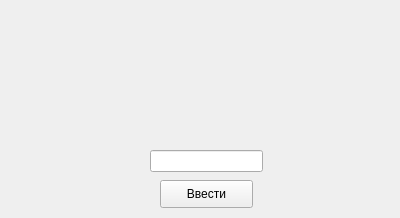
<?xml version="1.0" encoding="UTF-8"?>
<ui version="4.0">
 <class>Form</class>
 <widget class="QWidget" name="Form">
  <property name="geometry">
   <rect>
    <x>0</x>
    <y>0</y>
    <width>400</width>
    <height>218</height>
   </rect>
  </property>
  <property name="windowTitle">
   <string>Form</string>
  </property>
  <widget class="QLineEdit" name="user_reply">
   <property name="geometry">
    <rect>
     <x>150</x>
     <y>150</y>
     <width>113</width>
     <height>22</height>
    </rect>
   </property>
  </widget>
  <widget class="QLabel" name="text">
   <property name="geometry">
    <rect>
     <x>30</x>
     <y>40</y>
     <width>351</width>
     <height>71</height>
    </rect>
   </property>
   <property name="font">
    <font>
     <family>Comic Sans MS</family>
     <pointsize>9</pointsize>
     <weight>75</weight>
     <bold>true</bold>
    </font>
   </property>
   <property name="text">
    <string/>
   </property>
   <property name="wordWrap">
    <bool>true</bool>
   </property>
  </widget>
  <widget class="QPushButton" name="pushButton">
   <property name="geometry">
    <rect>
     <x>160</x>
     <y>180</y>
     <width>93</width>
     <height>28</height>
    </rect>
   </property>
   <property name="text">
    <string>Ввести</string>
   </property>
  </widget>
 </widget>
 <resources/>
 <connections/>
</ui>
